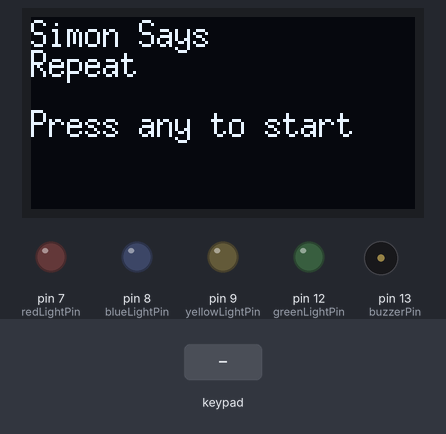
Simulated run of this sketch. Board: Arduino Uno, built with avr-gcc and run on an emulated ATmega328P. On the bench: 128×64 one-colour display, output pins drawn as LEDs (lit = HIGH), buzzer (waves = sounding). Dashed ring = blinking. The inputs (shaded band) are chosen by the test bench. Random numbers use the default seed unless the sketch sets one.

Above: at 1.2 s.
1.3 s: key '1' pressed
At 2.8 s:
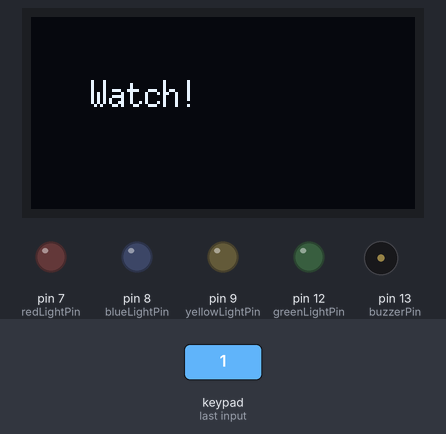
4.3 s: keypad keys 5 4 3 2 pressed 0.4 s apart
At 7.45 s:
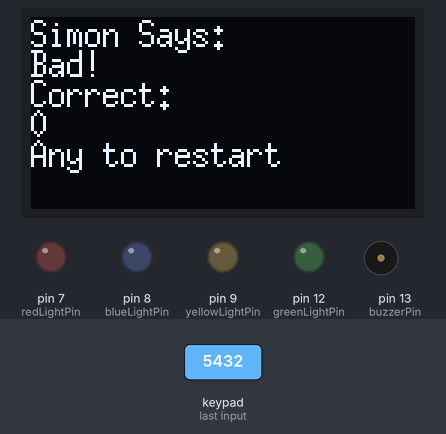
8.9 s: key '3' pressed
At 14.7 s:
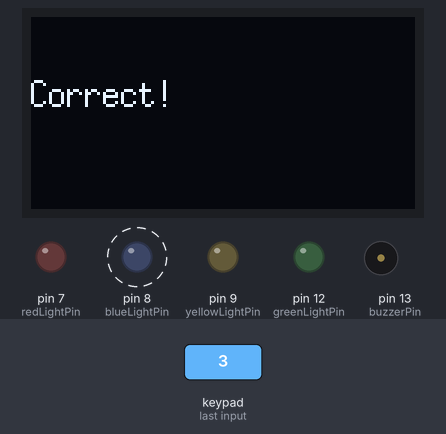
17.9 s: key '2' pressed
20.7 s: keypad keys 5 4 3 2 # pressed 0.4 s apart
At 22.25 s:
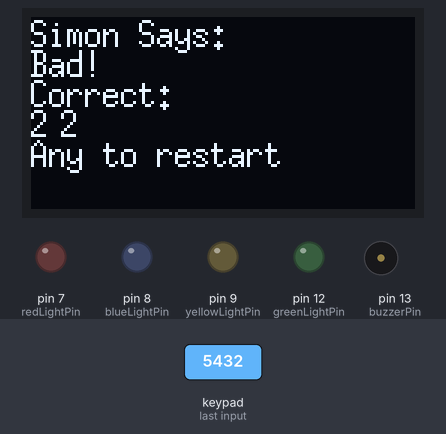
24.2 s: key '0' pressed
Timing chart, 0 to 28.2 s (numbered marks = the images above; inputs shaded):
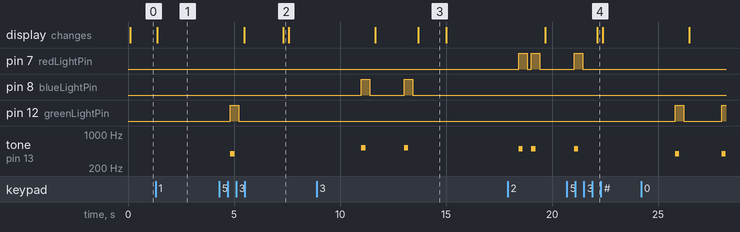

The sketch:

SimonSays.ino
```cpp
/*
SimonSays.ino (MiniGames Project)

This is the SimonSays game.
It lights leds and plays a sound.
The user has to enter those via the Keypad (repeat the sequence).
Each round the sequence gets longer by 1, starting with 1.

More detailed information are in the file titled "ProjectDocumenation.pdf".

@author: Fabian Stiewe
@data: 10.11.2024

Used libraries:
- U8g2lib
- Keypad
Those are listed in the libaries folder, but should be installed via the Arduino
IDE.
*/

#include <Keypad.h>
#include <U8g2lib.h>

#include "Arduino.h"
#include "pitches.h"
using namespace std;

/** From Oled instructions pdf
 * https://www.az-delivery.de/en/collections/kostenlose-e-books
 */
U8G2_SH1106_128X64_NONAME_F_HW_I2C u8g(U8G2_R0, /* reset=*/U8X8_PIN_NONE);

/**
 * Code and documentation for the keypad
 * https://www.az-delivery.de/en/products/4x4-matrix-keypad
 */
const uint8_t KEYPAD_ROWS = 4;
const uint8_t KEYPAD_COLS = 4;
char keys[KEYPAD_ROWS][KEYPAD_COLS] = {{'1', '2', '3', 'A'},
                                       {'4', '5', '6', 'B'},
                                       {'7', '8', '9', 'C'},
                                       {'*', '0', '#', 'D'}};
byte rowPins[KEYPAD_ROWS] = {5, 4, 3, 2};
byte colPins[KEYPAD_COLS] = {A3, A2, A1, A0};

Keypad keypad =
    Keypad(makeKeymap(keys), rowPins, colPins, KEYPAD_ROWS, KEYPAD_COLS);

int buzzerPin = 13;
int redLightPin = 7;
int blueLightPin = 8;
int yellowLightPin = 9;
int greenLightPin = 12;

/**
 * Setups the pinModes for each light
 */
void setupPinModes() {
  pinMode(redLightPin, OUTPUT);
  pinMode(yellowLightPin, OUTPUT);
  pinMode(greenLightPin, OUTPUT);
  pinMode(blueLightPin, OUTPUT);
}

void setup(void) {
  u8g.begin();
  randomSeed(analogRead(11));
  setupPinModes();
}

/**
 * #####################################################################
 *
 * Paste all game code below here
 *
 * #####################################################################
 */

int level = 1;
char lightSequence[15] = {};

int counterShowLightShow = 0;
int counterAskForUserInput = 0;
int counterShowCorrect = 0;

enum phaseOfGame {
  INSTRUCTIONS,
  SHOWLIGHTSHOW,
  USERINPUT,
  WRONGINPUT,
  CORRECT
};
phaseOfGame phase = INSTRUCTIONS;

/**
 * Draws a short introduction to the game.
 */
void drawInstructions() {
  u8g.drawStr(0, 10, "Simon Says");
  u8g.drawStr(0, 20, "Repeat");
  u8g.drawStr(0, 40, "Press any to start");
}

void drawCorrectAnswer() {
  u8g.drawStr(0, 30, "Correct:");
  for (int i = 0; i < level; i++) {
    char buffer[2];
    itoa(lightSequence[i], buffer, 10);
    u8g.drawStr(0 + i * 10, 40, buffer);
  }
}

/**
 * Draws, that is was wrong and the correct answer
 */
void drawWrongAnswer() {
  u8g.drawStr(0, 10, "Simon Says:");
  u8g.drawStr(0, 20, "Bad!");
  drawCorrectAnswer();
  u8g.drawStr(0, 50, "Any to restart");
}

/**
 * Draws the instructions for the user to repeat the sequence.
 */
void drawInstructionsForInput() { u8g.drawStr(20, 30, "Repeat"); }

/**
 * Gets the key input from the user to start the game.
 */
void getInstructionsKey() {
  char key = keypad.getKey();
  if (key != NO_KEY) {
    phase = SHOWLIGHTSHOW;
  }
}

/**
 * Shows the corresponding light and plays a sound for a given light ID.
 * @param lightID The ID of the light to show.
 */
void showCorrespondingLightAndPlaySound(int lightID) {
  switch (lightID) {
    case 0:
      digitalWrite(greenLightPin, HIGH);
      tone(buzzerPin, NOTE_G4, 200);
      break;
    case 1:
      digitalWrite(yellowLightPin, HIGH);
      tone(buzzerPin, NOTE_A4, 200);
      break;
    case 2:
      digitalWrite(redLightPin, HIGH);
      tone(buzzerPin, NOTE_B4, 200);
      break;
    default:
      digitalWrite(blueLightPin, HIGH);
      tone(buzzerPin, NOTE_C5, 200);
      break;
  }
  delay(200);
  noTone(buzzerPin);
  delay(200);
  resetLights();
  delay(200);
}

/**
 * Resets all lights to LOW.
 */
void resetLights() {
  digitalWrite(redLightPin, LOW);
  digitalWrite(yellowLightPin, LOW);
  digitalWrite(greenLightPin, LOW);
  digitalWrite(blueLightPin, LOW);
}

/**
 * Displays the light show for the user to repeat.
 */
void displayLightShow() {
  for (int i = 0; i < level; i++) {
    int randomLight = random(0, 4);
    lightSequence[i] = randomLight;
    showCorrespondingLightAndPlaySound(randomLight);
  }
  phase = USERINPUT;
}

/**
 * Shows a short text on the screen to watch the lights.
 */
void screenLightShow() { u8g.drawStr(20, 30, "Watch!"); }

/**
 * Gets the user input for the light IDs.
 * Compares each input with the corresponding light in the sequence.
 */
void getUserInputLightIDs() {
  int keyInputCounter = 0;
  while (keyInputCounter < level && phase == USERINPUT) {
    char key = keypad.getKey();
    if (key != NO_KEY) {
      comparesUserinputWithSequence(key, keyInputCounter);
    }
  }
  goesToNextLevel(keyInputCounter);
}

/**
 * Compares the user input with the light sequence.
 * @param key The key input from the user.
 * @param keyInputCounter the index (which current light to compare)
 */
void comparesUserinputWithSequence(char key, int &keyInputCounter) {
  if (key >= '0' && key <= '3') {
    if (lightSequence[keyInputCounter] == key - '0') {
      showCorrespondingLightAndPlaySound(key - '0');
      keyInputCounter++;
    } else {
      phase = WRONGINPUT;
    }
  }
}

/**
 * Checks if the user input was correct and goes to the next level.
 * Otherwise sets phase to WRONGINPUT.
 * @param keyInputCounter The counter for the user input.
 */
void goesToNextLevel(int keyInputCounter) {
  if (keyInputCounter == level) {
    level++;
    phase = CORRECT;
  } else {
    phase = WRONGINPUT;
  }
}

/**
 * Gets the key input from the user to go to the menu or play again.
 */
void getWrongMenuKey() {
  char key = keypad.getKey();
  if (key != NO_KEY) {
    phase = SHOWLIGHTSHOW;
    level = 1;
  }
}

/**
 * Shows the instructions and asks for the user input.
 */
void loopPhaseInstructions() {
  drawInstructions();
  getInstructionsKey();
}

/**
 * Shows the light show and displays to watch on the screen.
 */
void loopPhaseShowLightShow() {
  screenLightShow();
  if (counterShowLightShow >= 100) {
    displayLightShow();
    counterShowLightShow = 0;
  }
  counterShowLightShow++;
}

/**
 * Shows the instructions for the user input.
 * Should repeat the sequence of lights.
 */
void loopPhaseUserinput() {
  drawInstructionsForInput();
  if (counterAskForUserInput >= 40) {
    getUserInputLightIDs();
    counterAskForUserInput = 0;
  }
  counterAskForUserInput++;
}

/**
 * Shows the input was wrong, the correct answer and aks
 * for the user to go to the menu or play again.
 */
void loopPhaseWronginput() {
  drawWrongAnswer();
  getWrongMenuKey();
}

/**
 * Shortly shows the input by the user has been correct.
 */
void loopPhaseCorrect() {
  u8g.drawStr(0, 30, "Correct!");
  if (counterShowCorrect > 35) {
    phase = SHOWLIGHTSHOW;
    counterShowCorrect = 0;
  }
  counterShowCorrect++;
}

/**
 * The main loop for the Simon Says game.
 * Displays the instructions, light show, user input, and wrong input.
 */
void mainLoopSimon() {
  u8g.firstPage();
  do {
    u8g.setFont(u8g2_font_6x13_tf);
    if (phase == INSTRUCTIONS) {
      loopPhaseInstructions();
    } else if (phase == SHOWLIGHTSHOW) {
      loopPhaseShowLightShow();
    } else if (phase == USERINPUT) {
      loopPhaseUserinput();
    } else if (phase == WRONGINPUT) {
      loopPhaseWronginput();
    } else if (phase == CORRECT) {
      loopPhaseCorrect();
    }
  } while (u8g.nextPage());
}

/**
 * #####################################################################
 *
 * Call the game loop here
 *
 * #####################################################################
 */

void loop(void) { mainLoopSimon(); }
```

Measured:
- after the input at 1.3 s, the display: changes after 0.07 s (image 1)
- after the input at 20.7 s, the display: changes after 1.4 s (image 4)
- by itself, pin 8 (blueLightPin): alternates HIGH for 0.40 s and LOW for 1.6 s, 4 changes in all, then stays LOW
- by itself, tone on pin 13 (buzzerPin): alternates 523 Hz for 0.20 s and silent for 1.8 s, 4 changes in all, then stays silent
- what the display in image 3 shows lasts 1.3 s, from 13.7 s to 15.0 s
